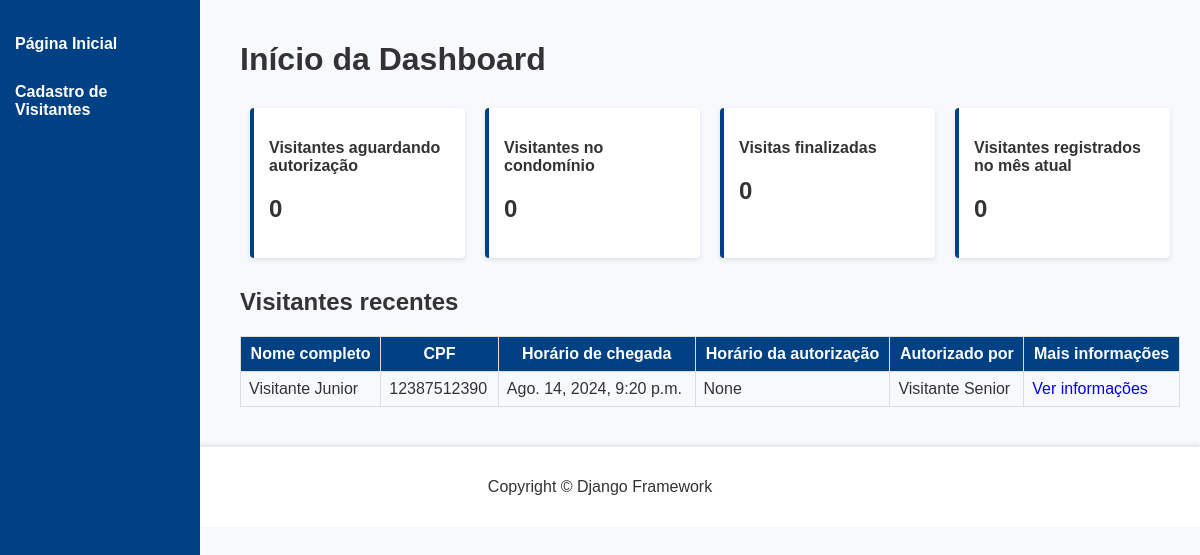
The app's page /, older data.
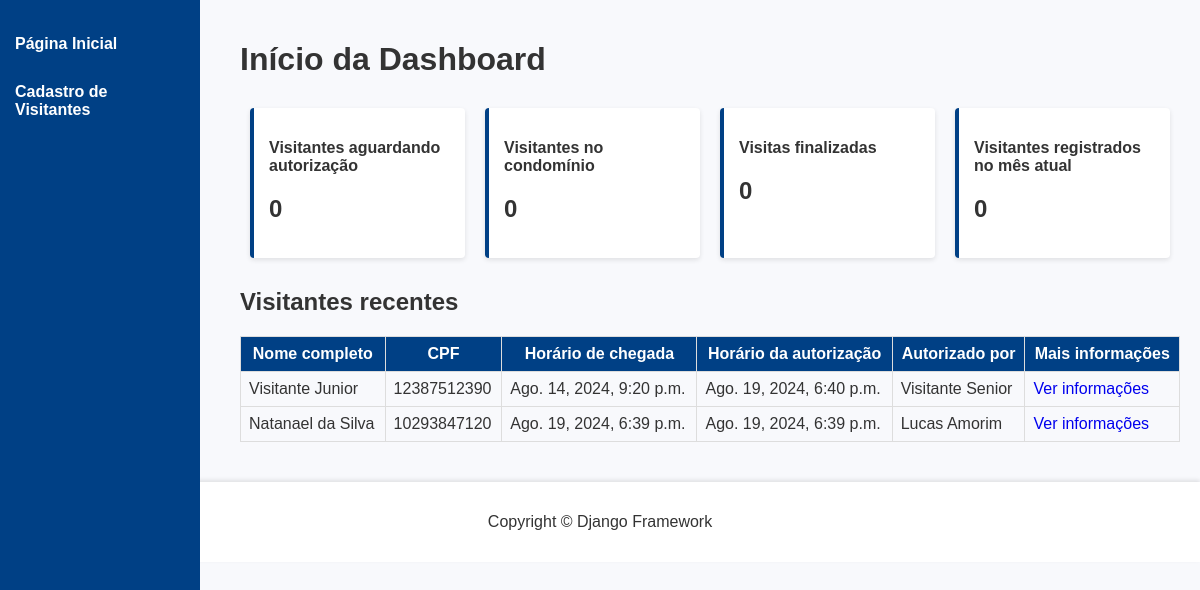
The same page, newer data.
### visitantes/models.py (models this page shows, shortened)
class Visitante(models.Model):
    nome_completo = models.CharField(
        verbose_name="Nome Completo",
        max_length=255,
    )
    cpf = models.CharField(
        verbose_name="CPF",
        max_length=11,
        unique=True
    )
    data_nascimento = models.DateField(
        verbose_name="Data de Nascimento",
        auto_now=False,
        auto_now_add=False,
    )
    numero_casa = models.CharField(
        verbose_name="Número da Casa Visitada",
        max_length=255,
    )
    placa_veiculo = models.CharField(
        verbose_name="Placa do Veículo",
        max_length=7,
        blank=True,
        null=True,
    )
    hora_chegada = models.DateTimeField(
        verbose_name="Hora de Chegada",
        blank=True,
        null=True,
        auto_now_add=True,
        )
    hora_saida = models.DateTimeField(
        verbose_name="Hora de Saída",
        blank=True,
        null=True,
        auto_now=False,
        )
    hora_autorizacao = models.DateTimeField(
        verbose_name="Hora de Autorização",
        blank=True,
        null=True,
        auto_now=False,
    )
    nome_morador = models.CharField(
        verbose_name="Nome do Morador que autorizou a entrada",
        max_length=255,
        blank=True,
    )
    porteiro_autorizador = models.ForeignKey(
        "porteiros.Porteiro",
        verbose_name="Porteiro que Autorizou a Entrada",
        on_delete=models.PROTECT,
    )
    STATUS_VISITANTE = [
        ("AGUARDANDO", "Aguardando autorização"),
        ("EM_VISITA", "Em visita"),
        ("FINALIZADO", "Visita finalizada"),
    ]
    status = models.CharField(
        verbose_name = "Status",
        max_length = 20,
        choices = STATUS_VISITANTE,
        default="AGUARDANDO"
    )
    class Meta:
        verbose_name = "Visitante"
        verbose_name_plural = "Visitantes"
        db_table = "visitante"

### dashboard/views.py (the view)
# urls.py: path("", index, name="index"),
def index(request):
    todos_visitantes = Visitante.objects.all()
    context = {
        "nome_pagina": "Início da Dashboard",
        "todos_visitantes": todos_visitantes,
    }
    return render(request, "usuarios/index.html", context)

### templates/usuarios/index.html
{% extends "base.html" %}
{% block content %}
<div class="content">
    <h1>{{ nome_pagina }}</h1>
    <div class="card-container">
        <div class="card">
            <p>Visitantes aguardando autorização</p>
            <h2>0</h2>
        </div>
        <div class="card">
            <p>Visitantes no condomínio</p>
            <h2>0</h2>
        </div>
        <div class="card">
            <p>Visitas finalizadas</p>
            <h2>0</h2>
        </div>
        <div class="card">
            <p>Visitantes registrados no mês atual</p>
            <h2>0</h2>
        </div>
    </div>
    <h2>Visitantes recentes</h2>
    <table class="table">
        <thead>
            <tr>
                <th>Nome completo</th>
                <th>CPF</th>
                <th>Horário de chegada</th>
                <th>Horário da autorização</th>
                <th>Autorizado por</th>
                <th>Mais informações</th>
            </tr>
        </thead>
        <tbody>
            {% for visitante in todos_visitantes %}
                <tr>
                    <td>{{ visitante.nome_completo }}</td>
                    <td>{{ visitante.cpf}}</td>
                    <td>{{ visitante.hora_chegada }}</td>
                    <td>{{ visitante.hora_autorizacao }}</td>
                    <td>{{ visitante.nome_morador }}</td>
                    <td><a href="{% url 'informacoes_visitante' id=visitante.id %}" class="btn">Ver informações</a></td>
                </tr>
            {% endfor %}
        </tbody>
    </table>
</div>
{% endblock content %}

### templates/base.html (shortened to what this page needs)
<!DOCTYPE html>
<html lang="pt-br">
    {% load static %}
<head>
    <link rel="stylesheet" href="{% static 'css/index.css' %}">
</head>
<body>
    <div class="sidebar">
        <a href="http://127.0.0.1:8000/">Página Inicial</a>
        <a href="http://127.0.0.1:8000/registrar-visitantes">Cadastro de Visitantes</a>
    </div>
    {% block content %}
    {% endblock content %}
    <div class="footer">
        <p>Copyright &copy; Django Framework</p>
    </div>
</body>
</html>

### static/css/index.css (style rules this page uses)
body { font-family: Arial, sans-serif; margin: 0; padding: 0; background-color: #f8f9fc; color: #333; }
.sidebar { width: 200px; height: 100vh; background-color: #004085; color: white; padding-top: 20px; position: fixed; }
.sidebar a { display: block; color: white; padding: 15px; text-decoration: none; font-weight: bold; }
.content { margin-left: 220px; padding: 20px; }
.card-container { display: flex; justify-content: space-between; flex-wrap: wrap; margin-top: 20px; }
.card { background-color: white; border-left: 4px solid #004085; box-shadow: 0 2px 5px rgba(0, 0, 0, 0.1); padding: 15px; margin: 10px; width: calc(25% - 20px); box-sizing: border-box; border-radius: 4px; font-weight: bold; }
.table { width: 100%; margin-top: 20px; border-collapse: collapse; }
.table th, .table td { border: 1px solid #ddd; padding: 8px; }
.table th { background-color: #004085; color: white; }
h1 { color: #333; margin-bottom: 20px; }
.footer { text-align: center; padding: 15px; background-color: #ffffff; box-shadow: 0px -2px 4px rgba(0, 0, 0, 0.1); margin-top: 20px; align-self: bottom; }
a { text-decoration: none; }

Row changes from the older to the newer data that the page shows:
changed Visitante "Visitante Junior": hora_autorizacao "None" → "Ago. 19, 2024, 6:40 p.m."
added Visitante: nome_completo "Natanael da Silva", cpf "10293847120", hora_chegada "Ago. 19, 2024, 6:39 p.m.", hora_autorizacao "Ago. 19, 2024, 6:39 p.m.", nome_morador "Lucas Amorim"
